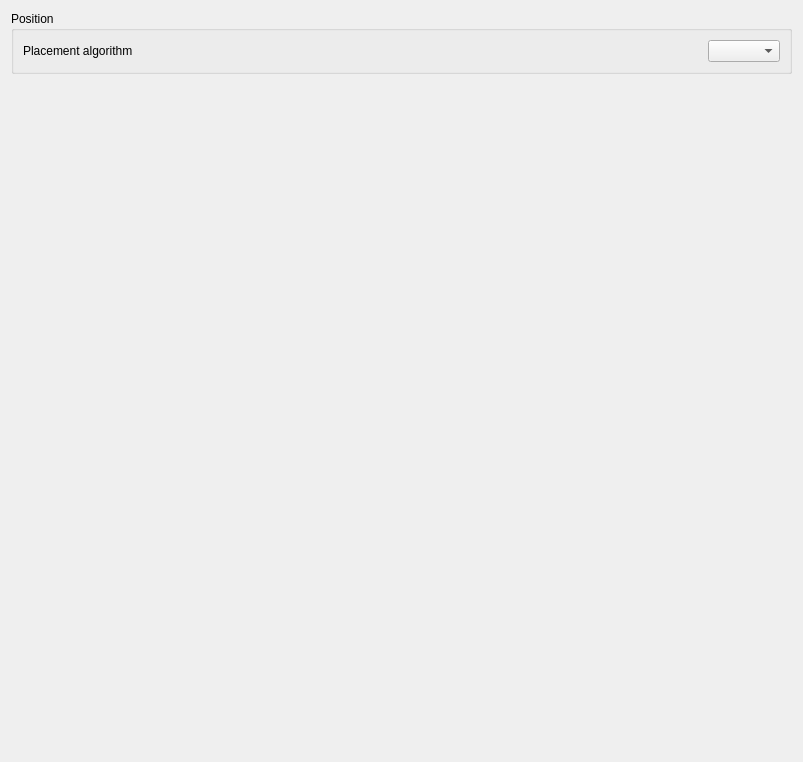
         <widget class="QWidget" name="scrollAreaWidgetContents_5">
          <property name="geometry">
           <rect>
            <x>0</x>
            <y>0</y>
            <width>803</width>
            <height>762</height>
           </rect>
          </property>
          <layout class="QGridLayout" name="gridLayout_10">
           <item row="0" column="0">
            <widget class="QGroupBox" name="mPositionGroupBox">
             <property name="title">
              <string>Position</string>
             </property>
             <layout class="QHBoxLayout" name="horizontalLayout_4">
              <item>
               <widget class="QLabel" name="mAlgorithmLabel">
                <property name="text">
                 <string>Placement algorithm</string>
                </property>
               </widget>
              </item>
              <item>
               <spacer>
                <property name="orientation">
                 <enum>Qt::Horizontal</enum>
                </property>
                <property name="sizeHint" stdset="0">
                 <size>
                  <width>221</width>
                  <height>20</height>
                 </size>
                </property>
               </spacer>
              </item>
              <item>
               <widget class="QComboBox" name="mOverlayAlgorithmComboBox"/>
              </item>
             </layout>
            </widget>
           </item>
           <item row="1" column="0">
            <spacer>
             <property name="orientation">
              <enum>Qt::Vertical</enum>
             </property>
             <property name="sizeHint" stdset="0">
              <size>
               <width>20</width>
               <height>461</height>
              </size>
             </property>
            </spacer>
           </item>
          </layout>
         </widget>
